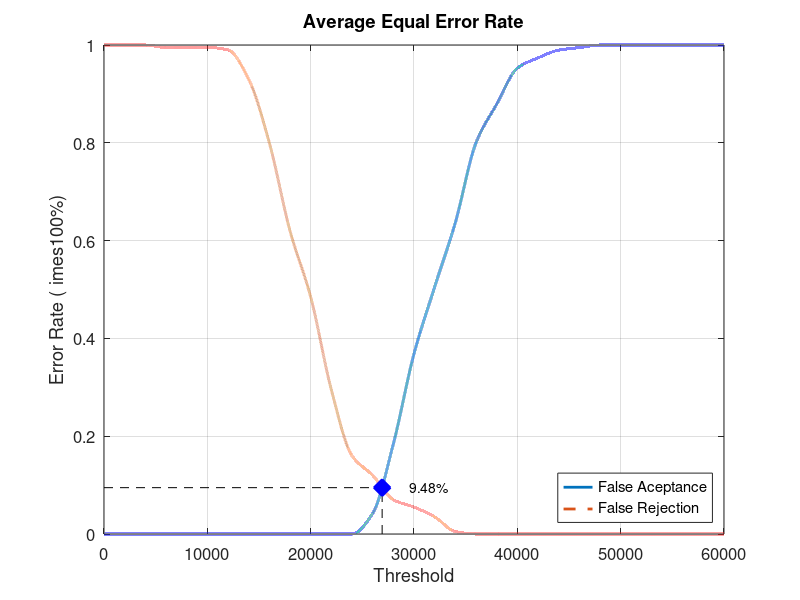
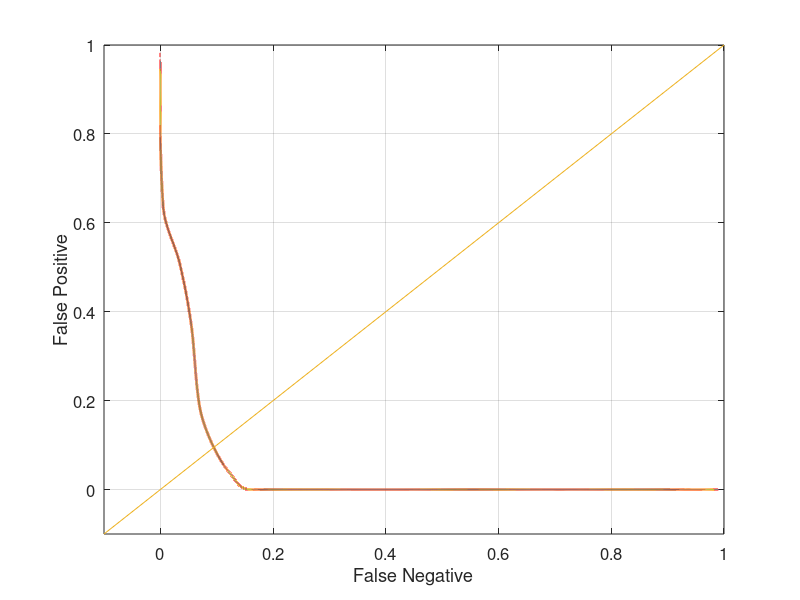

The MATLAB source for these figures, in order:
close all;
clear;
clc;
x = 0:2000:60000;
xq = 0:0.5:60000;

y0 = [0 0 0 0 0 0 0 0 0 0 0 0 0 0.0421053 0.184211 0.368421 0.505263 0.636842 0.8 0.878947 0.952632 0.973684 0.989474 0.994737 1 1 1 1 1 1 1]
yy0 = interp1(x, y0, xq, 'pchip');
y1 = [1 1 1 0.995 0.995 0.995 0.99 0.93 0.8 0.62 0.485 0.295 0.16 0.12 0.07 0.055 0.035 0.005 0 0 0 0 0 0 0 0 0 0 0 0 0]
yy1 = interp1(x, y1, xq, 'pchip');

% Calculating EER: 
y2 = abs(y0 - y1);
find(y2 == min(y2))
yy2 = abs(yy0 - yy1);
xEER = find(yy2 == min(yy2));
xEERIndex = xq(xEER) % X-axis EER
yEER = yy0(xEER) % Y-axis EER

main = figure
plot(xq, yy0,'-','LineWidth', 2);	hold on
plot(xq, yy1,'--','LineWidth', 2);	hold on
plot([xEERIndex xEERIndex], [0 yEER], 'k--');	hold on
plot([0 xEERIndex], [yEER yEER], 'k--');	hold on
plot(xEERIndex, yEER, 'bx', 'LineWidth', 10);	hold on
text(xEERIndex + 10 * xEERIndex / 100, yEER, [num2str(round((10000 * yEER)) / 100) '%'])
legend('False Aceptance', 'False Rejection', 'Location', 'SouthEast')
xlabel('Threshold')
ylabel('Error Rate (	imes100%)')
title('Average Equal Error Rate')
set(gca, 'FontSize', 12)
axis([0 60000 0 1])
grid on

print(main, 'Database5_2Main', '-dpng');
FNRxFPR = figure('Color', [1 1 1]);
plot(yy1, yy0, '-', yy1, yy0, 'LineWidth', 2);
hold on
y = -0.1:0.1:1
plot(y, y); 
set(gca, 'FontSize', 12)
xlabel('False Negative')
ylabel('False Positive')
axis([-0.1 1 -0.1 1])
set(gca, 'FontSize', 12)
grid on

print(FNRxFPR, 'Database5_2FNRxFPR','-dpng');
